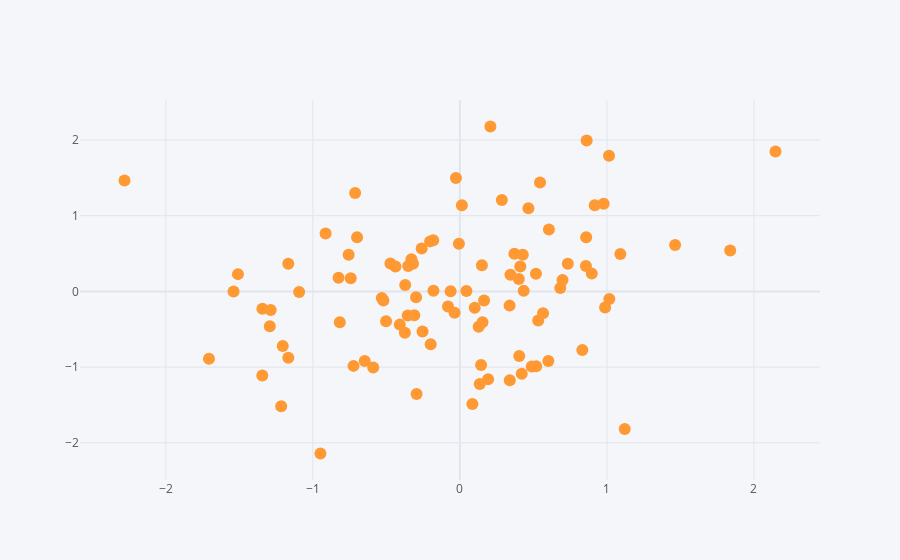

The code cell stored with this chart in its notebook:
### Code cell
df.iplot(kind="scatter",x='A', y='B', mode='markers')
